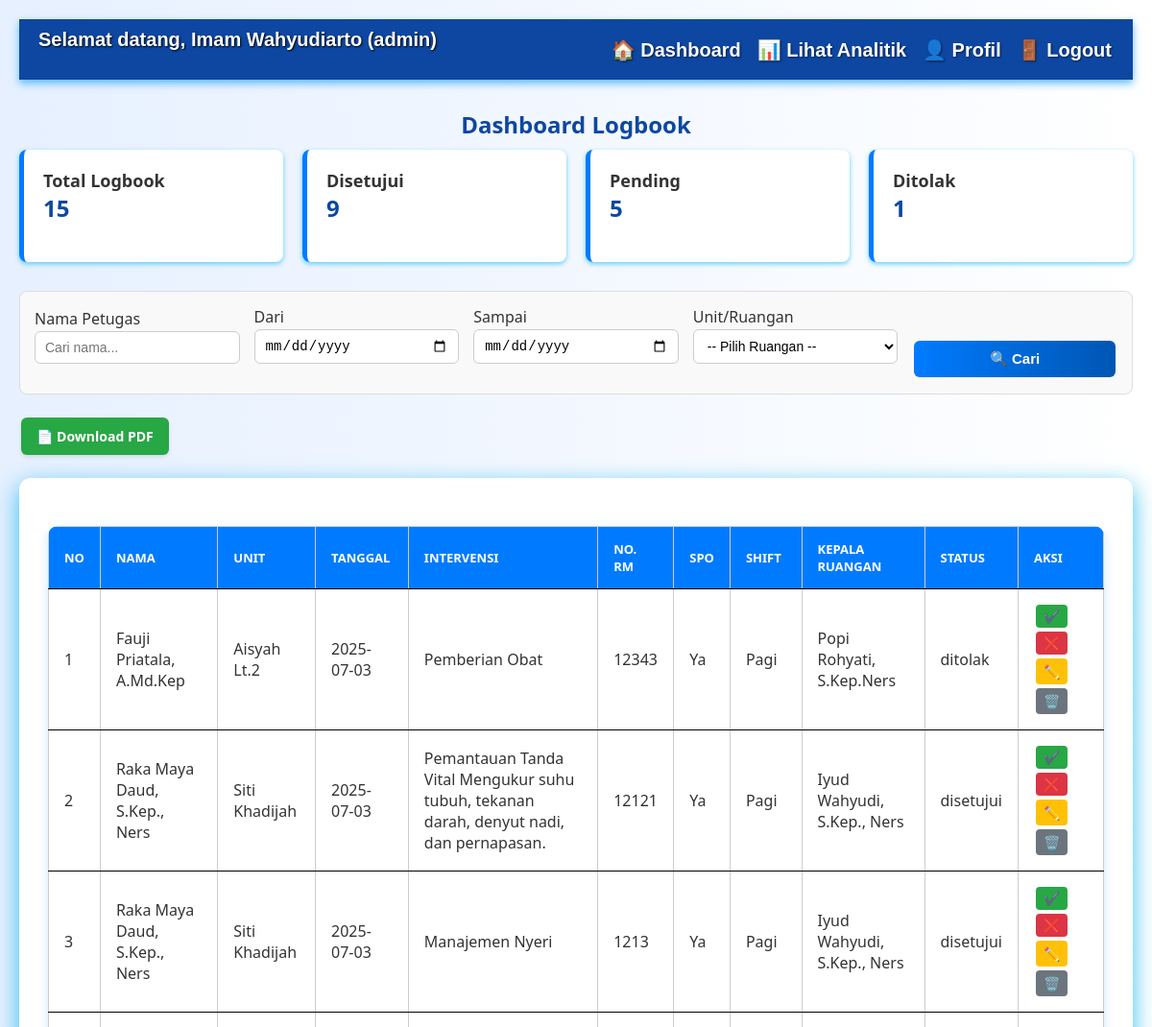
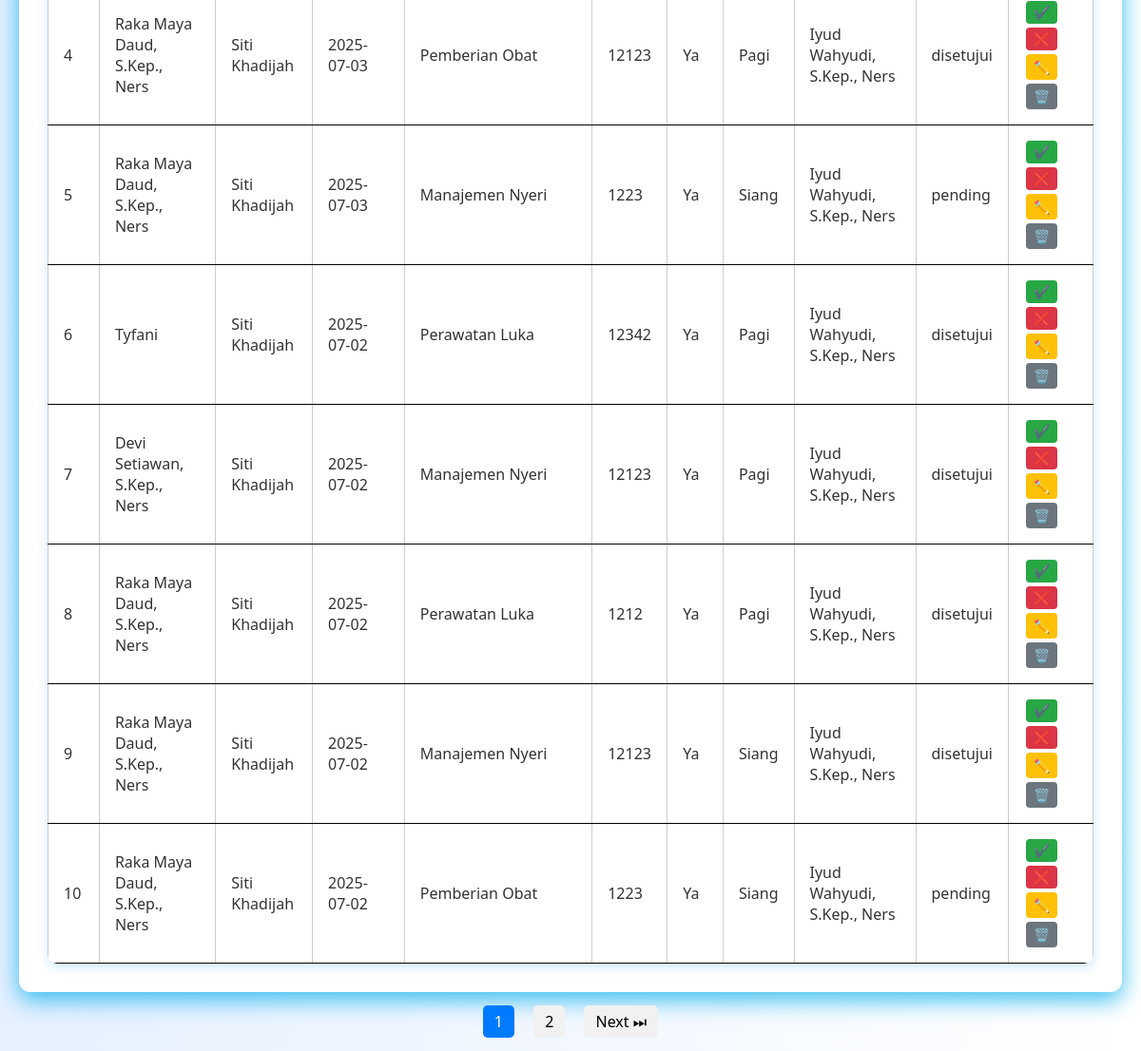
/dashboard.php (signed in), run on the app's committed database (2 pictures, top to bottom).
### tables this page shows
CREATE TABLE `logbook` (
  `id` int(11) NOT NULL,
  `nama` varchar(100) DEFAULT NULL,
  `unit` varchar(100) DEFAULT NULL,
  `tanggal` date DEFAULT NULL,
  `intervensi` text DEFAULT NULL,
  `no_rm` varchar(50) DEFAULT NULL,
  `spo` varchar(10) DEFAULT NULL,
  `ttd` varchar(100) DEFAULT NULL,
  `shift` varchar(10) DEFAULT NULL,
  `status` enum('pending','disetujui','ditolak') DEFAULT 'pending'
);

### dashboard.php (the view, shortened to what this page needs)
<?php
$role = $_SESSION['role'];
$namaUser = $_SESSION['nama'];
?>
<?php include 'navbar.php'; ?>
<?php include 'db.php'; ?>
<!DOCTYPE html>
<html lang="id">
<head>
  <link rel="stylesheet" href="style.css" />
</head>
<h2>Dashboard Logbook</h2>
<div class="card-container">
<?php
function getCount($conn, $where = '') {
    $sql = "SELECT COUNT(*) as total FROM logbook $where";
    return mysqli_fetch_assoc(mysqli_query($conn, $sql))['total'];
}
if ($role === 'petugas') {
    $whereUser = "WHERE nama='" . mysqli_real_escape_string($conn, $namaUser) . "'";
    echo "<div class='card'><h3>Total Data</h3><p>" . getCount($conn, $whereUser) . "</p></div>";
    echo "<div class='card'><h3>Disetujui</h3><p>" . getCount($conn, "$whereUser AND status='disetujui'") . "</p></div>";
    echo "<div class='card'><h3>Pending</h3><p>" . getCount($conn, "$whereUser AND status='pending'") . "</p></div>";
    echo "<div class='card'><h3>Ditolak</h3><p>" . getCount($conn, "$whereUser AND status='ditolak'") . "</p></div>";
} elseif ($role === 'admin') {
    echo "<div class='card'><h3>Total Logbook</h3><p>" . getCount($conn) . "</p></div>";
    echo "<div class='card'><h3>Disetujui</h3><p>" . getCount($conn, "WHERE status='disetujui'") . "</p></div>";
    echo "<div class='card'><h3>Pending</h3><p>" . getCount($conn, "WHERE status='pending'") . "</p></div>";
    echo "<div class='card'><h3>Ditolak</h3><p>" . getCount($conn, "WHERE status='ditolak'") . "</p></div>";
}
?>
</div>
<form method="GET" class="filter-form-modern">
    <div class="filter-group">
        <label>Nama Petugas</label>
        <input type="text" name="cari_nama" placeholder="Cari nama..." value="<?= htmlspecialchars($_GET['cari_nama'] ?? '') ?>">
    </div>
    <div class="filter-group">
        <label>Dari</label>
        <input type="date" name="tanggal_awal" value="<?= htmlspecialchars($_GET['tanggal_awal'] ?? '') ?>">
    </div>
    <div class="filter-group">
        <label>Sampai</label>
        <input type="date" name="tanggal_akhir" value="<?= htmlspecialchars($_GET['tanggal_akhir'] ?? '') ?>">
    </div>
    <?php if ($role === 'admin'): ?>
    <div class="filter-group">
        <label>Unit/Ruangan</label>
        <select name="cari_unit">
            <option value="">-- Pilih Ruangan --</option>
        </select>
    </div>
    <?php endif; ?>
    <div class="filter-group">
        <button type="submit">🔍 Cari</button>
    </div>
</form>
<br>
<a class="btn-download" href="export_pdf.php?cari_nama=<?= urlencode($_GET['cari_nama'] ?? '') ?>&cari_unit=<?= urlencode($_GET['cari_unit'] ?? '') ?>&tanggal_awal=<?= urlencode($_GET['tanggal_awal'] ?? '') ?>&tanggal_akhir=<?= urlencode($_GET['tanggal_akhir'] ?? '') ?>" target="_blank">
    📄 Download PDF
</a>
<br><br>
<div class="container">
<table>
<tr>
    <th>No</th><th>Nama</th><th>Unit</th><th>Tanggal</th><th>Intervensi</th><th>No. RM</th><th>SPO</th><th>Shift</th><th>Kepala Ruangan</th><th>Status</th><th>Aksi</th>
</tr>
<?php
$where = "WHERE 1=1";
$limit = 10;
$page = isset($_GET['page']) ? max(1, intval($_GET['page'])) : 1;
$start = ($page - 1) * $limit;
$totalQuery = mysqli_query($conn, "SELECT COUNT(*) AS total FROM logbook $where");
$totalData = mysqli_fetch_assoc($totalQuery)['total'];
$totalPages = ceil($totalData / $limit);
$query = mysqli_query($conn, "SELECT * FROM logbook $where ORDER BY tanggal DESC LIMIT $start, $limit");
$no = $start + 1;
while ($row = mysqli_fetch_assoc($query)) {
    echo "<tr>
<td>{$no}</td>
<td>{$row['nama']}</td>
<td>{$row['unit']}</td>
<td>{$row['tanggal']}</td>
<td>{$row['intervensi']}</td>
<td>{$row['no_rm']}</td>
<td>{$row['spo']}</td>
<td>{$row['shift']}</td>
<td>{$row['ttd']}</td>
<td>{$row['status']}</td>
<td>";
    if ($role === 'supervisor' || $role === 'admin') {
        echo "<form method='POST' action='aksi_logbook.php' style='display:inline-block; margin-right:5px;'>
            <input type='hidden' name='id' value='{$row['id']}'>
            <button type='submit' name='acc' class='btn-acc' title='Verifikasi/ACC'>✔️</button>
            <button type='submit' name='tolak' class='btn-tolak' title='Tolak'>❌</button>
        </form>";
    }
    if ($role !== 'petugas' || ($role === 'petugas' && $row['nama'] === $namaUser)) {
        echo "<a href='edit_logbook.php?id={$row['id']}' class='btn-edit' title='Edit'>✏️</a>
              <a href='hapus_logbook.php?id={$row['id']}' class='btn-delete' title='Hapus' onclick=\"return confirm('Yakin ingin menghapus data ini?')\">🗑️</a>";
    }
    echo "</td></tr>";
    $no++;
}
?>
</table>
</div>
<div class="pagination">
    <?php for ($p = 1; $p <= $totalPages; $p++): ?>
        <a class="<?= ($p == $page) ? 'active' : '' ?>" href="?page=<?= $p ?>&cari_nama=<?= urlencode($_GET['cari_nama'] ?? '') ?>&cari_unit=<?= urlencode($_GET['cari_unit'] ?? '') ?>"><?= $p ?></a>
    <?php endfor; ?>
    <?php if ($page < $totalPages): ?>
        <a href="?page=<?= $page + 1 ?>&cari_nama=<?= urlencode($_GET['cari_nama'] ?? '') ?>&cari_unit=<?= urlencode($_GET['cari_unit'] ?? '') ?>">Next ⏭</a>
    <?php endif; ?>
</div>
</body>
</html>

### navbar.php (shortened to what this page needs)
<div class="navbar">
    <div class="navbar-left">
        <p>Selamat datang, <?= htmlspecialchars($_SESSION['nama']) ?> (<?= $_SESSION['role'] ?>)</p>
    </div>
    <div class="navbar-right" id="navbarRight">
        <a href="<?= ($_SESSION['role'] == 'admin' || $_SESSION['role'] == 'supervisor') ? 'dashboard.php' : 'index.php' ?>">🏠 Dashboard</a>
        <?php if ($_SESSION['role'] == 'admin'): ?>
            <a href="dashboard_analitik.php">📊 Lihat Analitik</a>
        <?php endif; ?>
        <a href="profil.php">👤 Profil</a>
        <a href="logout.php">🚪 Logout</a>
    </div>
</div>

### style.css (style rules this page uses)
* { margin: 0; padding: 0; box-sizing: border-box; }
.container { max-width: 800px; margin: auto; background: #ffffff; padding: 30px; border-radius: 12px; box-shadow: 0 8px 24px rgba(11, 177, 237, 0.824); }
h2 { text-align: center; color: #0056b3; margin-bottom: 24px; }
p { margin-bottom: 20px; }
.navbar { display: flex; justify-content: space-between; align-items: center; margin-bottom: 30px; }
.navbar a { color: #007bff; font-weight: bold; text-decoration: none; margin-left: 15px; }
form label { display: block; margin-bottom: 6px; font-weight: 500; color: #333; }
form input[type="text"], form input[type="password"], form input[type="date"], form select, form textarea { width: 100%; padding: 12px; border: 1px solid #2270f7f5; border-radius: 8px; margin-bottom: 16px; font-size: 15px; background: #f7fbff; transition: 0.3s border ease; }
button, a.button-link { background: linear-gradient(to right, #007bff, #0056b3); color: white; padding: 12px 24px; border: none; border-radius: 6px; cursor: pointer; font-size: 15px; transition: background 0.3s ease; text-decoration: none; display: inline-block; margin-top: 10px; }
table { width: 100%; border-collapse: collapse; margin-top: 20px; background-color: #ffffff; border-radius: 10px; overflow: hidden; box-shadow: 0 4px 12px rgba(3, 149, 254, 0.196); }
table th, table td { padding: 14px 16px; text-align: left; border-bottom: 1px solid #030000; }
table th { background-color: #007bff; color: white; text-transform: uppercase; font-size: 13px; }
button { margin: 2px; padding: 5px 8px; border: none; background-color: #1a98f9; color: white; border-radius: 3px; cursor: pointer; }
a { margin: 2px; text-decoration: none; }
td form, td a { display: inline-block; }
button.btn-acc, button.btn-tolak, a.btn-edit, a.btn-delete { padding: 4px 8px; margin: 2px; border: none; border-radius: 4px; font-size: 14px; text-decoration: none; cursor: pointer; transition: background-color 0.2s ease-in-out; }
button.btn-acc { background-color: #28a745; color: white; }
button.btn-tolak { background-color: #dc3545; color: white; }
a.btn-edit { background-color: #ffc107; color: black; }
a.btn-delete { background-color: #6c757d; color: white; }
.btn-edit { background-color: #ffcc00; color: black; padding: 4px 6px; border-radius: 5px; text-decoration: none; }
.btn-delete { background-color: #e74c3c; color: white; padding: 4px 6px; border-radius: 5px; text-decoration: none; }
.btn-acc { background-color: #28a745; color: white; padding: 4px 6px; border-radius: 5px; }
.btn-tolak { background-color: #6c757d; color: white; padding: 4px 6px; border-radius: 5px; }

### navbar.php (style rules this page uses)
.navbar { background-color: #0d47a1; padding: 10px 20px; color: white; display: flex; justify-content: space-between; align-items: center; flex-wrap: wrap; box-shadow: 0 4px 8px rgba(62, 172, 250, 0.8); font-family: Arial, sans-serif; position: relative; }
.navbar-left { font-size: 20px; font-weight: bold; color: white; text-shadow: 1px 1px 2px black; }
.navbar-right { display: flex; flex-direction: row; align-items: center; }
.navbar-right a { color: #ffffff !important; margin-left: 20px; text-decoration: none; font-weight: bold; font-size: 20px; transition: color 0.3s; position: relative; text-shadow: 1px 1px 2px rgba(0,0,0,0.6); }
.navbar-right a::after { content: ''; position: absolute; bottom: -4px; left: 0; width: 0; height: 2px; background-color: #ffffff; transition: width 0.3s ease; }

### data on the page
logbook: nama "Fauji Priatala, A.Md.Kep", unit "Aisyah Lt.2", tanggal "2025-07-03", intervensi "Pemberian Obat", no_rm "12343", spo "Ya", shift "Pagi", ttd "Popi Rohyati, S.Kep.Ners", status "ditolak"
logbook: nama "Raka Maya Daud, S.Kep., Ners", unit "Siti Khadijah", tanggal "2025-07-03", intervensi "Pemantauan Tanda Vital Mengukur suhu tubuh, tekanan darah, denyut nadi, dan pernapasan.", no_rm "12121", spo "Ya", shift "Pagi", ttd "Iyud Wahyudi, S.Kep., Ners", status "disetujui"
logbook: nama "Raka Maya Daud, S.Kep., Ners", unit "Siti Khadijah", tanggal "2025-07-03", intervensi "Manajemen Nyeri", no_rm "1213", spo "Ya", shift "Pagi", ttd "Iyud Wahyudi, S.Kep., Ners", status "disetujui"
logbook: nama "Raka Maya Daud, S.Kep., Ners", unit "Siti Khadijah", tanggal "2025-07-03", intervensi "Pemberian Obat", no_rm "12123", spo "Ya", shift "Pagi", ttd "Iyud Wahyudi, S.Kep., Ners", status "disetujui"
logbook: nama "Raka Maya Daud, S.Kep., Ners", unit "Siti Khadijah", tanggal "2025-07-03", intervensi "Manajemen Nyeri", no_rm "1223", spo "Ya", shift "Siang", ttd "Iyud Wahyudi, S.Kep., Ners", status "pending"
logbook: nama "Tyfani", unit "Siti Khadijah", tanggal "2025-07-02", intervensi "Perawatan Luka", no_rm "12342", spo "Ya", shift "Pagi", ttd "Iyud Wahyudi, S.Kep., Ners", status "disetujui"
logbook: nama "Devi Setiawan, S.Kep., Ners", unit "Siti Khadijah", tanggal "2025-07-02", intervensi "Manajemen Nyeri", no_rm "12123", spo "Ya", shift "Pagi", ttd "Iyud Wahyudi, S.Kep., Ners", status "disetujui"
logbook: nama "Raka Maya Daud, S.Kep., Ners", unit "Siti Khadijah", tanggal "2025-07-02", intervensi "Perawatan Luka", no_rm "1212", spo "Ya", shift "Pagi", ttd "Iyud Wahyudi, S.Kep., Ners", status "disetujui"
logbook: nama "Raka Maya Daud, S.Kep., Ners", unit "Siti Khadijah", tanggal "2025-07-02", intervensi "Manajemen Nyeri", no_rm "12123", spo "Ya", shift "Siang", ttd "Iyud Wahyudi, S.Kep., Ners", status "disetujui"
logbook: nama "Raka Maya Daud, S.Kep., Ners", unit "Siti Khadijah", tanggal "2025-07-02", intervensi "Pemberian Obat", no_rm "1223", spo "Ya", shift "Siang", ttd "Iyud Wahyudi, S.Kep., Ners", status "pending"

### other printed values
$_SESSION['nama'] "Imam Wahyudiarto"
$_SESSION['role'] "admin"
getCount($conn) "15"
getCount($conn, "WHERE status='disetujui'") "9"
getCount($conn, "WHERE status='pending'") "5"
getCount($conn, "WHERE status='ditolak'") "1"
